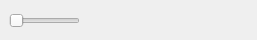
<?xml version="1.0" encoding="UTF-8"?>
<ui version="4.0">
 <class>mark_bar</class>
 <widget class="QWidget" name="mark_bar">
  <property name="geometry">
   <rect>
    <x>0</x>
    <y>0</y>
    <width>257</width>
    <height>40</height>
   </rect>
  </property>
  <property name="sizePolicy">
   <sizepolicy hsizetype="Expanding" vsizetype="Preferred">
    <horstretch>0</horstretch>
    <verstretch>0</verstretch>
   </sizepolicy>
  </property>
  <property name="minimumSize">
   <size>
    <width>0</width>
    <height>40</height>
   </size>
  </property>
  <property name="windowTitle">
   <string>Form</string>
  </property>
  <widget class="QSlider" name="bar">
   <property name="geometry">
    <rect>
     <x>9</x>
     <y>13</y>
     <width>71</width>
     <height>16</height>
    </rect>
   </property>
   <property name="orientation">
    <enum>Qt::Horizontal</enum>
   </property>
  </widget>
 </widget>
 <resources/>
 <connections/>
</ui>
